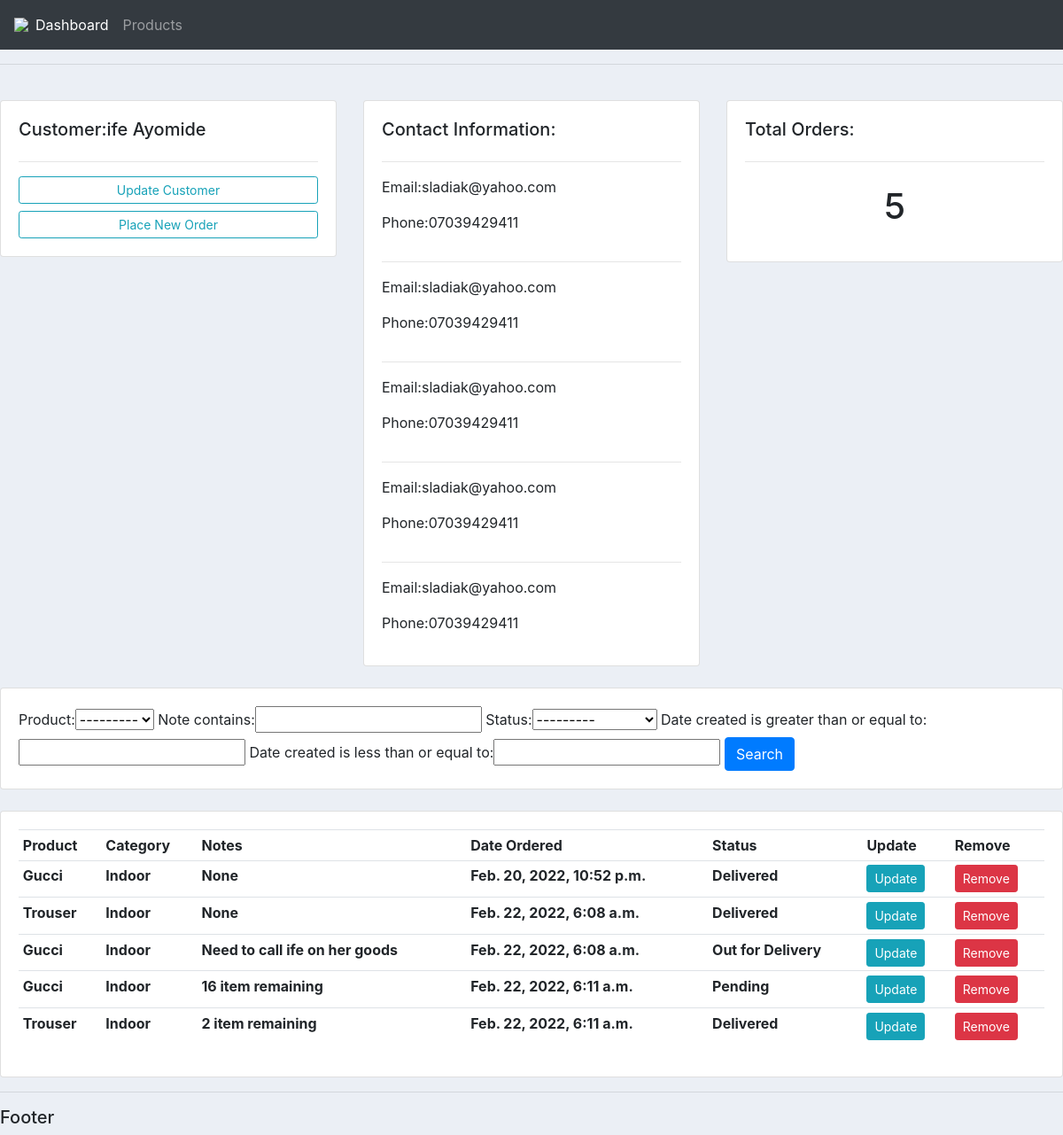
/customer/3/, run on the app's committed database.
### accounts/models.py (models this page shows, shortened)
class Customer(models.Model):
    name=models.CharField(max_length=200,null=True)
    surname=models.CharField(max_length=200,null=True)
    email=models.CharField(max_length=200,null=True)
    date_created=models.DateTimeField(auto_now_add=True)
    phone=models.CharField(max_length=100,null=True)

class Order(models.Model):
    STATUS=(
        ('Delivered','Delivered'),
        ('Pending','Pending'),
        ('Out for Delivery','Out for Delivery')
    )
    customer=models.ForeignKey(Customer,on_delete=models.CASCADE,null=True)
    product=models.ForeignKey(Product,on_delete=models.CASCADE,null=True)
    note=models.CharField(max_length=200,null=True)
    date_created=models.DateTimeField(auto_now_add=True,null=True)
    status=models.CharField(max_length=100,null=True,choices=STATUS)

class Product(models.Model):
    CATEGORY=(
        ('Indoor','Indoor'),
        ('Outdoor','Outdoor')
    )
    name=models.CharField(max_length=100,null=True)
    price=models.FloatField()
    category=models.CharField(max_length=255,null=True,choices=CATEGORY)
    description=models.CharField(max_length=255,null=True,blank=True)
    tags=models.ManyToManyField(Tag)
    date_created=models.DateTimeField(auto_now_add=True,null=True)
    def __str__(self):
        return self.name

### accounts/views.py (the view)
# urls.py: path('customer/<int:pk_id>/',views.customer,name='customer'),
def customer(request,pk_id):
    try:
        customer=Customer.objects.get(id=pk_id)
        orders=customer.order_set.all()      #what does it do
        total_orders=orders.count()
        myFilter=OrderFilter(request.GET,queryset=orders)
        orders=myFilter.qs
    except:
        customer={}
        orders={}
        myFilter={}
        total_orders=""
    context={
        'customer':customer,
        'orders':orders,
        'total_orders':total_orders,
        'myFilter':myFilter,
    }
    return render(request,'customer.html',context)

### template/customer.html
{% extends 'main.html' %}
{% block content %}
<br>
    <div class='row'>
        <div class='col-md'>
            <div class='card card-body'>
                <h5>Customer:{{ customer.name }} {{customer.surname}}</h5>
<hr>
                         <a class='btn btn-outline-info btn-sm btn-block' href="">Update Customer</a>
                        <a class='btn btn-outline-info btn-sm btn-block' href="{% url 'orderform' customer.id %}">Place New Order</a>
            </div>
        </div>
                    <div class='col-md'>
                        <div class='card card-body'>
                            <h5>Contact Information:</h5>
                        {% for info in orders %}
                    <hr>
                            <p>Email:{{ info.customer.email}}</p>
                            <p>Phone:{{ info.customer.phone}}</p>
                        {% endfor %}
                        </div>
                    </div>
        <div class='col-md'>
            <div class='card card-body'>
                <h5>Total Orders:</h5>
        <hr>
            <h1 style='text-align:center;padding:10px'>{{ total_orders }}</h1>
            </div>
        </div>
    </div>
<br>
                <div class='row'>
                    <div class ='col'>
                        <div class='card card-body'>
                        <form method='GET'>
                        {{myFilter.form}}
                        <button class="btn btn-primary" type="submit">Search</button>
                        </form>
                        </div>
                        </div>
                        </div>
            <br>
                <div class='row'>
                    <div class ='col-md'>
                        <div class='card card-body'>
                            <table class='table table-sm'>
                                <tr>
                                    <th>Product</th>
                                    <th>Category</th>
                                    <th>Notes</th>
                                    <th>Date Ordered</th>
                                    <th>Status</th>
                                    <th>Update</th>
                                    <th>Remove</th>
                                </tr>
                                    {% for order in orders %}
                                <tr>
                                    <th>{{ order.product }}</th>
                                    <th>{{ order.product.category }}</th>
                                    <th>{{ order.note }}
                                    <th>{{ order.date_created }}</th>
                                    <th>{{ order.status }}</th>
                                    <th><a class="btn btn-sm btn-info" href="{% url 'updates' order.id %}">Update</a></th>
                                    <th><a class="btn btn-sm btn-danger" href="{% url 'delete' order.id %}">Remove</a></th>
                                    {% endfor %}
                                </tr>
                            </table>
                        </div>
                    </div>
                </div>
{% endblock  %}

### static/css/main.css (style rules this page uses)
body { background-color:#ebeff5; }

### data on the page
Customer: name "ife", surname "Ayomide"
Order: customer.email "sladiak@yahoo.com", customer.phone "07039429411", product "Gucci", product.category "Indoor", note "None", date_created "Feb. 20, 2022, 10:52 p.m.", status "Delivered"
Order: customer.email "sladiak@yahoo.com", customer.phone "07039429411", product "Trouser", product.category "Indoor", note "None", date_created "Feb. 22, 2022, 6:08 a.m.", status "Delivered"
Order: customer.email "sladiak@yahoo.com", customer.phone "07039429411", product "Gucci", product.category "Indoor", note "Need to call ife on her goods", date_created "Feb. 22, 2022, 6:08 a.m.", status "Out for Delivery"
Order: customer.email "sladiak@yahoo.com", customer.phone "07039429411", product "Gucci", product.category "Indoor", note "16 item remaining", date_created "Feb. 22, 2022, 6:11 a.m.", status "Pending"
Order: customer.email "sladiak@yahoo.com", customer.phone "07039429411", product "Trouser", product.category "Indoor", note "2 item remaining", date_created "Feb. 22, 2022, 6:11 a.m.", status "Delivered"

### other printed values
{{ total_orders }} "5"
